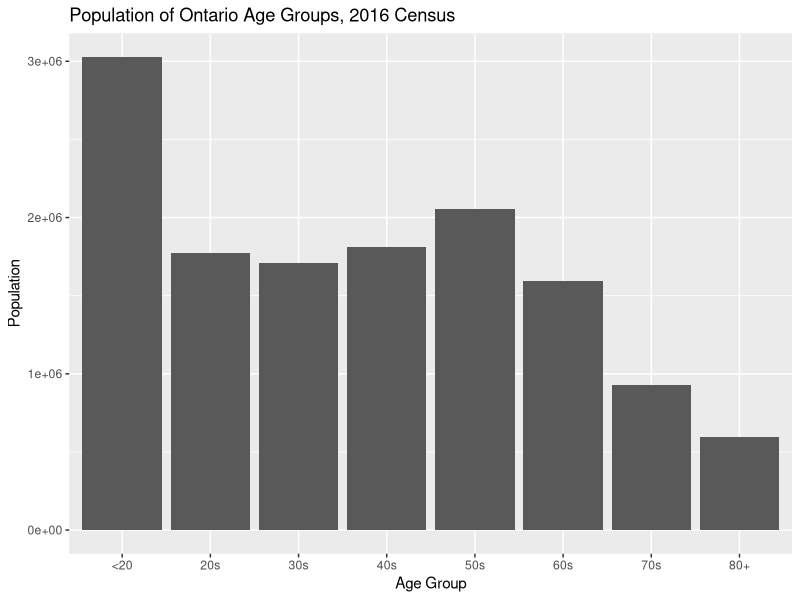

R code for this plot:
## ---- chunk 1
knitr::opts_chunk$set(echo = TRUE)

library(tidyverse)
library(knitr)
## ---- chunk 2
groups = read_csv("../data/ON_HealthUnit_Census.csv") %>%
  transmute(`Age_<20` = `Age_0-14` + `Age_15-19`,
            `Age_20s` = `Age_20-24` + `Age_25-29`,
            `Age_30s` = `Age_30-34` + `Age_35-39`,
            `Age_40s` = `Age_40-44` + `Age_45-49`,
            `Age_50s` = `Age_50-54` + `Age_55-59`,
            `Age_60s` = `Age_60-64` + `Age_65-69`,
            `Age_70s` = `Age_70-74` + `Age_75-79`,
            `Age_80+` = `Age_80-84` + `Age_Over85`) %>%
  summarize(`<20` = sum(`Age_<20`),
            `20s` = sum(`Age_20s`),
            `30s` = sum(`Age_30s`),
            `40s` = sum(`Age_40s`),
            `50s` = sum(`Age_50s`),
            `60s` = sum(`Age_60s`),
            `70s` = sum(`Age_70s`),
            `80+` = sum(`Age_80+`)) %>%
  t()

groups = tibble(`Age Group` = rownames(groups), Population = groups)
## ---- chunk 3
# Barplot
ggplot(groups, aes(x=`Age Group`, y=Population)) +
  geom_bar(stat="identity") +
  ggtitle("Population of Ontario Age Groups, 2016 Census")

# Table
kable(groups)
